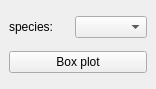
<?xml version="1.0" encoding="UTF-8"?>
<ui version="4.0">
 <class>MainWindow</class>
 <widget class="QMainWindow" name="MainWindow">
  <property name="geometry">
   <rect>
    <x>0</x>
    <y>0</y>
    <width>156</width>
    <height>89</height>
   </rect>
  </property>
  <property name="windowTitle">
   <string>MainWindow</string>
  </property>
  <widget class="QWidget" name="centralwidget">
   <layout class="QVBoxLayout" name="verticalLayout">
    <item>
     <layout class="QHBoxLayout" name="horizontalLayout">
      <item>
       <widget class="QLabel" name="label">
        <property name="text">
         <string>species:</string>
        </property>
       </widget>
      </item>
      <item>
       <widget class="QComboBox" name="cboSpecies"/>
      </item>
     </layout>
    </item>
    <item>
     <widget class="QPushButton" name="btnBoxAll">
      <property name="text">
       <string>Box plot</string>
      </property>
     </widget>
    </item>
   </layout>
  </widget>
  <widget class="QMenuBar" name="menubar">
   <property name="geometry">
    <rect>
     <x>0</x>
     <y>0</y>
     <width>156</width>
     <height>20</height>
    </rect>
   </property>
  </widget>
 </widget>
 <resources/>
 <connections/>
</ui>
